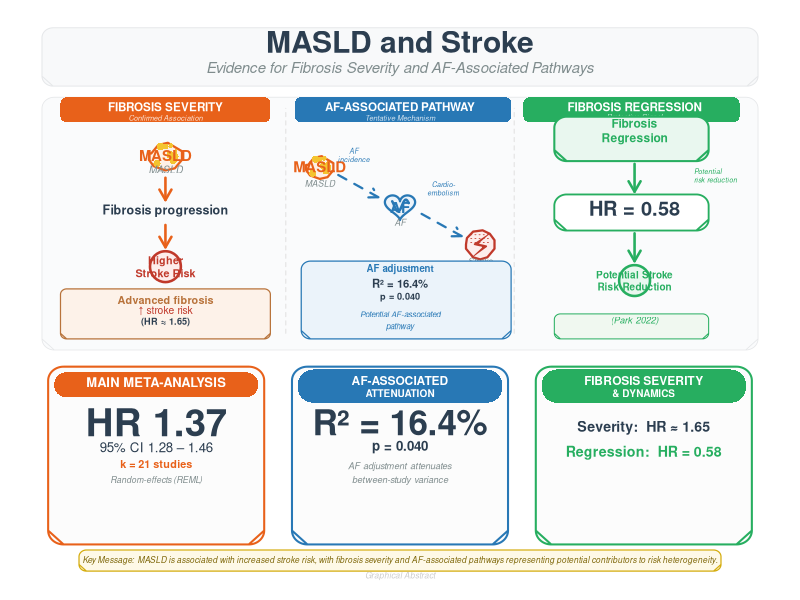
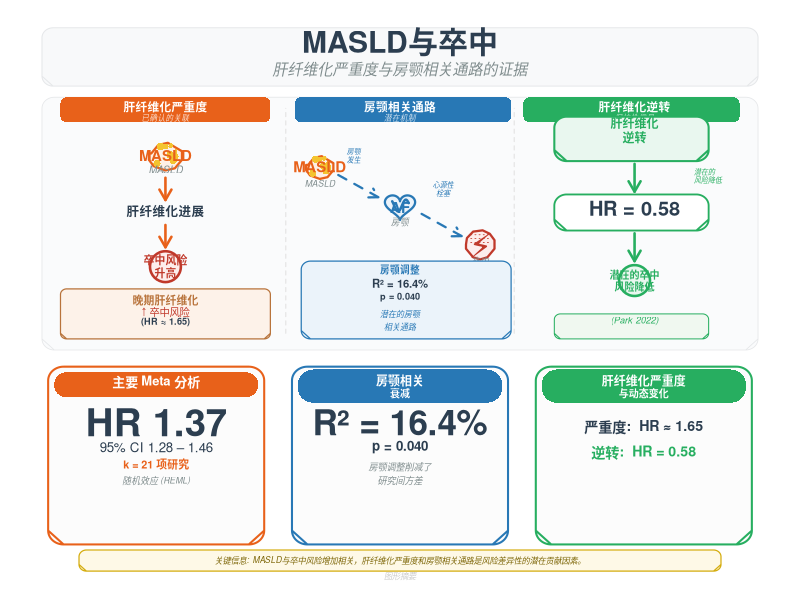

The R script that drew these images, in order:
# ============================================================
# Graphical Abstract v3.1 — Post-Audit + Language Refinement
# MASLD and Stroke: Evidence for Fibrosis Severity
# and AF-Associated Pathways
# EN + ZH | Three mechanistic columns + Three evidence cards + Key Message
# ============================================================

# ============================================================
# Color palette
# ============================================================
bg       <- "#FFFFFF"
org      <- "#E8611A"   # MASLD / pathogenic
org_l    <- "#FEF0E6"   # light orange bg
blue     <- "#2878B5"   # AF / heart
blue_l   <- "#EBF3FA"   # light blue bg
red      <- "#C0392B"   # stroke
red_l    <- "#FDEDEC"   # light red bg
green    <- "#27AE60"   # protective
green_l  <- "#E9F7EF"   # light green bg
brown    <- "#B8733B"   # fibrosis parallel
brown_l  <- "#FDF2E9"   # light brown bg
grey_d   <- "#2C3E50"   # dark text
grey_m   <- "#7F8C8D"   # medium text
grey_l   <- "#E5E7E9"   # light border
grey_bg  <- "#F8F9FA"   # panel bg
card_bg  <- "#FCFCFC"   # card background
gold_msg <- "#7D6608"   # key message text

# ============================================================
# Helper functions
# ============================================================
rrect <- function(x, y, w, h, r = 1.2, col = "white", border = NA, lwd = 1) {
  n <- 15
  angles <- seq(0, pi/2, length.out = n)
  xa <- cos(angles) * r
  ya <- sin(angles) * r
  xx <- c(x + r, x + w - r, x + w - r + xa,
          x + w, x + w, x + w - r + rev(ya),
          x + w - r, x + r, x + r - ya,
          x, x, x + r - rev(xa))
  yy <- c(y, y, y + r - ya,
          y + r, y + h - r, y + h - r + rev(xa),
          y + h, y + h, y + h - r + xa,
          y + h - r, y + r, y + r - rev(ya))
  polygon(xx, yy, col = col, border = border, lwd = lwd)
}

arrow_right <- function(x0, y0, x1, y1, col = grey_m, lwd = 2, ah = 0.15) {
  arrows(x0, y0, x1, y1, length = ah, col = col, lwd = lwd)
}

arrow_down <- function(x0, y0, x1, y1, col = grey_m, lwd = 2, ah = 0.12) {
  arrows(x0, y0, x1, y1, length = ah, col = col, lwd = lwd)
}

dashed_arrow <- function(x0, y0, x1, y1, col = grey_m, lwd = 2, ah = 0.12) {
  arrows(x0, y0, x1, y1, length = ah, col = col, lwd = lwd, lty = 2)
}

dashed_arrow_diag <- function(x0, y0, x1, y1, col = grey_m, lwd = 2, ah = 0.10) {
  arrows(x0, y0, x1, y1, length = ah, col = col, lwd = lwd, lty = 2)
}

# Draw an organ icon: Liver
draw_liver <- function(cx, cy, s = 1, col = org) {
  x <- cx + s * c(-3, -1.5, 0.5, 3.5, 3.5, 2, 0, -2.5, -3.5, -3.5) * 0.9
  y <- cy + s * c(0.5, 2.5, 3, 1, -1, -3, -3.5, -2.5, -1, 0.5) * 0.9
  polygon(x, y, col = org_l, border = col, lwd = 2.2)
  set.seed(42)
  points(cx + s * runif(10, -2.2, 2.2), cy + s * runif(10, -2.2, 2.2),
         pch = 16, col = "#F4C430", cex = runif(10, 0.4, 1.0))
  text(cx, cy, "MASLD", font = 2, cex = 0.9, col = org)
}

# Draw an organ icon: Heart
draw_heart <- function(cx, cy, s = 1, col = blue) {
  t <- seq(0, 2*pi, length.out = 200)
  hx <- cx + s * 3.5 * 16 * sin(t)^3 / 16
  hy <- cy + s * 3.5 * (13*cos(t) - 5*cos(2*t) - 2*cos(3*t) - cos(4*t)) / 16
  polygon(hx, hy, col = blue_l, border = col, lwd = 2.2)
  ex <- seq(cx - s*1.8, cx + s*2, length.out = 80)
  ey <- cy + s * sin(ex * 2.5) * 1.5
  lines(ex, ey, col = col, lwd = 2.5)
  text(cx, cy - s*0.5, "AF", font = 2, cex = 0.9, col = col)
}

# Draw an organ icon: Brain
draw_brain <- function(cx, cy, s = 1, col = red) {
  x <- cx + s * c(-3, -2.8, -1.5, 0.5, 2, 3, 3, 1.5, 0, -1.5, -3) * 1.1
  y <- cy + s * c(0, 1.5, 3, 3.3, 2.5, 1, -1, -3, -3.5, -3, -1) * 1.1
  polygon(x, y, col = red_l, border = col, lwd = 2.2)
  for (gy in seq(cy + s*0.5, cy + s*2.5, length.out = 3)) {
    lines(c(cx - s*2.2, cx + s*2.2), c(gy, gy), col = col, lwd = 0.8, lty = 3)
  }
  text(cx, cy - s*0.3, "⚡", cex = 2, col = red)
}

# Small organ icons
draw_liver_small <- function(cx, cy, col = org) {
  draw_liver(cx, cy, s = 0.7, col = col)
}

draw_heart_small <- function(cx, cy, col = blue) {
  draw_heart(cx, cy, s = 0.7, col = col)
}

draw_brain_small <- function(cx, cy, col = red) {
  draw_brain(cx, cy, s = 0.7, col = col)
}

# ============================================================
# Main draw function
# ============================================================
draw_abstract <- function(lang = "en") {

  plot(NA, NA, xlim = c(0, 120), ylim = c(0, 100),
       xlab = "", ylab = "", xaxt = "n", yaxt = "n", bty = "n")

  # ---- Language strings ----
  if (lang == "en") {
    title_main    <- "MASLD and Stroke"
    title_sub     <- "Evidence for Fibrosis Severity and AF-Associated Pathways"

    col1_header   <- "FIBROSIS SEVERITY"
    col1_sub      <- "Confirmed Association"
    col2_header   <- "AF-ASSOCIATED PATHWAY"
    col2_sub      <- "Tentative Mechanism"
    col3_header   <- "FIBROSIS REGRESSION"
    col3_sub      <- "Protective Signal"

    # Column 1
    c1_node1      <- "MASLD"
    c1_arrow1     <- "Fibrosis progression"
    c1_node2      <- "Higher\nStroke Risk"
    c1_anno_hdr   <- "Advanced fibrosis"
    c1_anno_arrow <- "↑ stroke risk"
    c1_anno_hr    <- "(HR ≈ 1.65)"

    # Column 2
    c2_liver      <- "MASLD"
    c2_af         <- "AF"
    c2_brain      <- "Stroke"
    c2_arrow_lbl1 <- "AF\nincidence"
    c2_arrow_lbl2 <- "Cardio-\nembolism"
    c2_metric1    <- "AF adjustment"
    c2_metric2    <- "R² = 16.4%"
    c2_metric3    <- "p = 0.040"
    c2_tag        <- "Potential AF-associated"
    c2_tag2       <- "pathway"

    # Column 3
    c3_node1      <- "Fibrosis\nRegression"
    c3_hr         <- "HR = 0.58"
    c3_node2      <- "Potential Stroke\nRisk Reduction"
    c3_risk_lbl   <- "Potential\nrisk reduction"
    c3_anno       <- "(Park 2022)"

    # Card 1
    card1_title   <- "MAIN META-ANALYSIS"
    card1_big     <- "HR 1.37"
    card1_ci      <- "95% CI 1.28 – 1.46"
    card1_k       <- "k = 21 studies"
    card1_sub     <- "Random-effects (REML)"

    # Card 2
    card2_title   <- "AF-ASSOCIATED"
    card2_title2  <- "ATTENUATION"
    card2_big     <- "R² = 16.4%"
    card2_p       <- "p = 0.040"
    card2_sub     <- "AF adjustment attenuates"
    card2_sub2    <- "between-study variance"

    # Card 3
    card3_title   <- "FIBROSIS SEVERITY"
    card3_title2  <- "& DYNAMICS"
    card3_line1   <- "Severity:  HR ≈ 1.65"
    card3_line2   <- "Regression:  HR = 0.58"

    # Key Message
    key_msg <- paste0(
      "Key Message:  MASLD is associated with increased stroke risk, ",
      "with fibrosis severity and AF-associated pathways ",
      "representing potential contributors to risk heterogeneity."
    )

    footnote <- "Graphical Abstract"

  } else {
    title_main    <- "MASLD与卒中"
    title_sub     <- "肝纤维化严重度与房颚相关通路的证据"

    col1_header   <- "肝纤维化严重度"
    col1_sub      <- "已确认的关联"
    col2_header   <- "房颚相关通路"
    col2_sub      <- "潜在机制"
    col3_header   <- "肝纤维化逆转"
    col3_sub      <- "保护性信号"

    c1_node1      <- "MASLD"
    c1_arrow1     <- "肝纤维化进展"
    c1_node2      <- "卒中风险\n升高"
    c1_anno_hdr   <- "晚期肝纤维化"
    c1_anno_arrow <- "↑ 卒中风险"
    c1_anno_hr    <- "(HR ≈ 1.65)"

    c2_liver      <- "MASLD"
    c2_af         <- "房颚"
    c2_brain      <- "卒中"
    c2_arrow_lbl1 <- "房颚\n发生"
    c2_arrow_lbl2 <- "心源性\n栓塞"
    c2_metric1    <- "房颚调整"
    c2_metric2    <- "R² = 16.4%"
    c2_metric3    <- "p = 0.040"
    c2_tag        <- "潜在的房颚"
    c2_tag2       <- "相关通路"

    c3_node1      <- "肝纤维化\n逆转"
    c3_hr         <- "HR = 0.58"
    c3_node2      <- "潜在的卒中\n风险降低"
    c3_risk_lbl   <- "潜在的\n风险降低"
    c3_anno       <- "(Park 2022)"

    card1_title   <- "主要 Meta 分析"
    card1_big     <- "HR 1.37"
    card1_ci      <- "95% CI 1.28 – 1.46"
    card1_k       <- "k = 21 项研究"
    card1_sub     <- "随机效应 (REML)"

    card2_title   <- "房颚相关"
    card2_title2  <- "衰减"
    card2_big     <- "R² = 16.4%"
    card2_p       <- "p = 0.040"
    card2_sub     <- "房颚调整削减了"
    card2_sub2    <- "研究间方差"

    card3_title   <- "肝纤维化严重度"
    card3_title2  <- "与动态变化"
    card3_line1   <- "严重度:  HR ≈ 1.65"
    card3_line2   <- "逆转:  HR = 0.58"

    key_msg <- paste0(
      "关键信息:  MASLD与卒中风险增加相关，",
      "肝纤维化严重度和房颚相关通路",
      "是风险差异性的潜在贡献因素。"
    )

    footnote <- "图形摘要"
  }

  # ============================================================
  # TITLE BAR (taller — prevents text overlap)
  # ============================================================
  rrect(2, 88.5, 116, 10.5, r = 1.8, col = grey_bg, border = grey_l, lwd = 1)
  text(60, 96.5, title_main, cex = 1.8, font = 2, col = grey_d)
  text(60, 91.5, title_sub, cex = 0.90, col = grey_m, font = 3)

  # ============================================================
  # UPPER PANEL — Three Mechanistic Columns
  # ============================================================
  upper_y_bot <- 41
  upper_y_top <- 86.5
  rrect(2, upper_y_bot, 116, upper_y_top - upper_y_bot, r = 2,
        col = "#FAFBFC", border = grey_l, lwd = 0.8)

  # Column boundaries
  col1_left  <- 3
  col1_right <- 41
  col2_left  <- 42
  col2_right <- 78
  col3_left  <- 79
  col3_right <- 117

  # Vertical dividers
  segments(col1_right + 0.5, upper_y_bot + 3, col1_right + 0.5, upper_y_top - 2,
           col = "#E0E0E0", lwd = 1, lty = 2)
  segments(col2_right + 0.5, upper_y_bot + 3, col2_right + 0.5, upper_y_top - 2,
           col = "#E0E0E0", lwd = 1, lty = 2)

  # ===========================================
  # COLUMN 1: FIBROSIS SEVERITY (Confirmed, Solid)
  # ===========================================
  col1_cx <- 22
  col1_header_y <- 82

  # Header bar
  rrect(col1_left + 2, col1_header_y, 34, 4.5, r = 1, col = org, border = NA)
  text(col1_cx, col1_header_y + 2.8, col1_header, cex = 0.70, font = 2, col = "white")
  text(col1_cx, col1_header_y + 0.8, col1_sub, cex = 0.45, font = 3, col = "#FFFFFFCC")

  # Liver icon
  draw_liver(col1_cx, 76, s = 0.85, col = org)
  text(col1_cx, 73.5, c1_node1, cex = 0.60, col = grey_m, font = 3)

  # Solid down arrow
  arrow_down(col1_cx, 72, col1_cx, 68, col = org, lwd = 2.5)

  # Fibrosis progression label
  text(col1_cx, 66, c1_arrow1, cex = 0.75, font = 2, col = grey_d)

  # Solid down arrow
  arrow_down(col1_cx, 63.5, col1_cx, 59.5, col = org, lwd = 2.5)

  # Higher Stroke Risk node
  symbols(col1_cx, 56, circles = 2.5, add = TRUE, inches = FALSE,
          fg = red, bg = red_l, lwd = 2.5)
  text(col1_cx, 56, c1_node2, cex = 0.65, font = 2, col = red)

  # Annotation: Advanced fibrosis + up arrow + HR
  rrect(col1_left + 2, 43, 34, 9, r = 1, col = brown_l, border = brown, lwd = 1.2)
  text(col1_cx, 50, c1_anno_hdr, cex = 0.65, font = 2, col = brown)
  text(col1_cx, 48, c1_anno_arrow, cex = 0.62, font = 1, col = red)
  text(col1_cx, 46, c1_anno_hr, cex = 0.55, font = 2, col = grey_d)

  # ===========================================
  # COLUMN 2: AF-ASSOCIATED PATHWAY (Dashed, Tentative)
  # ===========================================
  col2_cx <- 60

  # Header bar
  rrect(col2_left + 1, col1_header_y, 35, 4.5, r = 1, col = blue, border = NA)
  text(col2_cx, col1_header_y + 2.8, col2_header, cex = 0.70, font = 2, col = "white")
  text(col2_cx, col1_header_y + 0.8, col2_sub, cex = 0.45, font = 3, col = "#FFFFFFCC")

  # Three organ icons in diagonal cascade
  liver_x <- 47
  liver_y <- 74
  draw_liver_small(liver_x, liver_y, col = org)
  text(liver_x, liver_y - 3, c2_liver, cex = 0.52, col = grey_m, font = 3)

  heart_x <- 60
  heart_y <- 67
  draw_heart_small(heart_x, heart_y, col = blue)
  text(heart_x, heart_y - 3, c2_af, cex = 0.52, col = grey_m, font = 3)

  brain_x <- 73
  brain_y <- 60
  draw_brain_small(brain_x, brain_y, col = red)
  text(brain_x, brain_y - 3, c2_brain, cex = 0.52, col = grey_m, font = 3)

  # Dashed diagonal arrows
  dashed_arrow_diag(50, 72.5, 56.5, 68.5, col = blue, lwd = 2.2, ah = 0.10)
  dashed_arrow_diag(63.5, 65.5, 70, 61.5, col = blue, lwd = 2.2, ah = 0.10)

  # Arrow labels
  text(52.5, 73, c2_arrow_lbl1, cex = 0.42, font = 3, col = blue, pos = 3)
  text(67, 67, c2_arrow_lbl2, cex = 0.42, font = 3, col = blue, pos = 3)

  # AF metrics box
  rrect(col2_left + 2, 43, 34, 14, r = 1.5, col = blue_l, border = blue, lwd = 1.2)
  text(col2_cx, 55.5, c2_metric1, cex = 0.58, font = 2, col = blue)
  text(col2_cx, 53, c2_metric2, cex = 0.68, font = 2, col = grey_d)
  text(col2_cx, 50.5, c2_metric3, cex = 0.55, font = 2, col = grey_d)
  text(col2_cx, 47.5, c2_tag, cex = 0.48, font = 3, col = blue)
  text(col2_cx, 45.2, c2_tag2, cex = 0.48, font = 3, col = blue)

  # ===========================================
  # COLUMN 3: FIBROSIS REGRESSION (Protective, Green)
  # ===========================================
  col3_cx <- 98

  # Header bar
  rrect(col3_left + 1, col1_header_y, 35, 4.5, r = 1, col = green, border = NA)
  text(col3_cx, col1_header_y + 2.8, col3_header, cex = 0.70, font = 2, col = "white")
  text(col3_cx, col1_header_y + 0.8, col3_sub, cex = 0.45, font = 3, col = "#FFFFFFCC")

  # Node 1: Fibrosis Regression
  rrect(col3_left + 6, 75, 25, 8, r = 2, col = green_l, border = green, lwd = 2)
  text(col3_cx, 80.5, c3_node1, cex = 0.72, font = 2, col = green)

  # Down arrow
  arrow_down(col3_cx, 74.5, col3_cx, 69.5, col = green, lwd = 2.5)

  # "Potential risk reduction" label on the arrow
  text(col3_cx + 8, 72, c3_risk_lbl, cex = 0.42, font = 3, col = green, pos = 4)

  # HR big number
  rrect(col3_left + 6, 62.5, 25, 6.5, r = 2, col = "white", border = green, lwd = 1.8)
  text(col3_cx, 66.5, c3_hr, cex = 1.2, font = 2, col = grey_d)

  # Down arrow
  arrow_down(col3_cx, 62, col3_cx, 57, col = green, lwd = 2.5)

  # Node 2: Potential Stroke Risk Reduction
  symbols(col3_cx, 53.5, circles = 2.5, add = TRUE, inches = FALSE,
          fg = green, bg = green_l, lwd = 2.5)
  text(col3_cx, 53.5, c3_node2, cex = 0.60, font = 2, col = green)

  # Park 2022
  rrect(col3_left + 6, 43, 25, 4.5, r = 1, col = "#F0F8F0", border = green, lwd = 1)
  text(col3_cx, 46.2, c3_anno, cex = 0.55, font = 3, col = green)

  # ============================================================
  # LOWER PANEL — Three Evidence Cards
  # ============================================================
  card_y  <- 6
  card_h  <- 32
  card_w  <- 35
  card_gap <- 4.5

  card1_x <- 3
  card2_x <- card1_x + card_w + card_gap
  card3_x <- card2_x + card_w + card_gap

  # ---- CARD 1: Main Meta-Analysis ----
  rrect(card1_x, card_y, card_w, card_h, r = 2.5, col = card_bg, border = org, lwd = 2)
  rrect(card1_x + 1, card_y + card_h - 5.5, card_w - 2, 4.5, r = 2, col = org, border = NA)
  text(card1_x + card_w/2, card_y + card_h - 2.8, card1_title,
       cex = 0.78, font = 2, col = "white")
  # Big number
  text(card1_x + card_w/2, card_y + 22, card1_big,
       cex = 2.3, font = 2, col = grey_d)
  # 95% CI
  text(card1_x + card_w/2, card_y + 17.5, card1_ci,
       cex = 0.80, font = 1, col = grey_d)
  # k
  text(card1_x + card_w/2, card_y + 14.5, card1_k,
       cex = 0.65, font = 2, col = org)
  # Sub
  text(card1_x + card_w/2, card_y + 11.5, card1_sub,
       cex = 0.52, font = 3, col = grey_m)

  # ---- CARD 2: AF-Associated Attenuation ----
  rrect(card2_x, card_y, card_w, card_h, r = 2.5, col = card_bg, border = blue, lwd = 2)
  rrect(card2_x + 1, card_y + card_h - 6.5, card_w - 2, 6, r = 2.5, col = blue, border = NA)
  text(card2_x + card_w/2, card_y + card_h - 2.5, card2_title,
       cex = 0.72, font = 2, col = "white")
  text(card2_x + card_w/2, card_y + card_h - 4.8, card2_title2,
       cex = 0.60, font = 2, col = "white")
  # Big number
  text(card2_x + card_w/2, card_y + 22, card2_big,
       cex = 2.1, font = 2, col = grey_d)
  # p-value
  text(card2_x + card_w/2, card_y + 17.5, card2_p,
       cex = 0.80, font = 2, col = grey_d)
  # Sub
  text(card2_x + card_w/2, card_y + 14, card2_sub,
       cex = 0.55, font = 3, col = grey_m)
  text(card2_x + card_w/2, card_y + 11.5, card2_sub2,
       cex = 0.55, font = 3, col = grey_m)

  # ---- CARD 3: Fibrosis Severity & Dynamics ----
  rrect(card3_x, card_y, card_w, card_h, r = 2.5, col = card_bg, border = green, lwd = 2)
  rrect(card3_x + 1, card_y + card_h - 6.5, card_w - 2, 6, r = 2.5, col = green, border = NA)
  text(card3_x + card_w/2, card_y + card_h - 2.5, card3_title,
       cex = 0.72, font = 2, col = "white")
  text(card3_x + card_w/2, card_y + card_h - 4.8, card3_title2,
       cex = 0.60, font = 2, col = "white")
  # Two-line content
  text(card3_x + card_w/2, card_y + 21, card3_line1,
       cex = 0.85, font = 2, col = grey_d)
  text(card3_x + card_w/2, card_y + 16.5, card3_line2,
       cex = 0.85, font = 2, col = green)

  # ============================================================
  # KEY MESSAGE BAR
  # ============================================================
  rrect(8, 1.2, 104, 3.8, r = 1.2, col = "#FEF9E7", border = "#D4AC0D", lwd = 1.2)
  text(60, 3.1, key_msg, cex = 0.50, font = 3, col = gold_msg)

  # ============================================================
  # FOOTNOTE
  # ============================================================
  text(60, 0.3, footnote, cex = 0.50, col = "gray80", font = 3)

}

# ============================================================
# Generate both versions
# ============================================================
# --- English ---
tiff("figures/Graphical_Abstract_EN.tiff",
     width = 14, height = 11, units = "in", res = 600)
par(mar = c(0, 0, 0, 0), bg = bg)
draw_abstract("en")
dev.off()
message("EN version: figures/Graphical_Abstract_EN.tiff")

# --- Chinese ---
tiff("figures/Graphical_Abstract_ZH.tiff",
     width = 14, height = 11, units = "in", res = 600)
par(mar = c(0, 0, 0, 0), bg = bg)
draw_abstract("zh")
dev.off()
message("ZH version: figures/Graphical_Abstract_ZH.tiff")

cat("\nGraphical Abstract v3.1 complete.\n")
cat("  EN: figures/Graphical_Abstract_EN.tiff\n")
cat("  ZH: figures/Graphical_Abstract_ZH.tiff\n")
